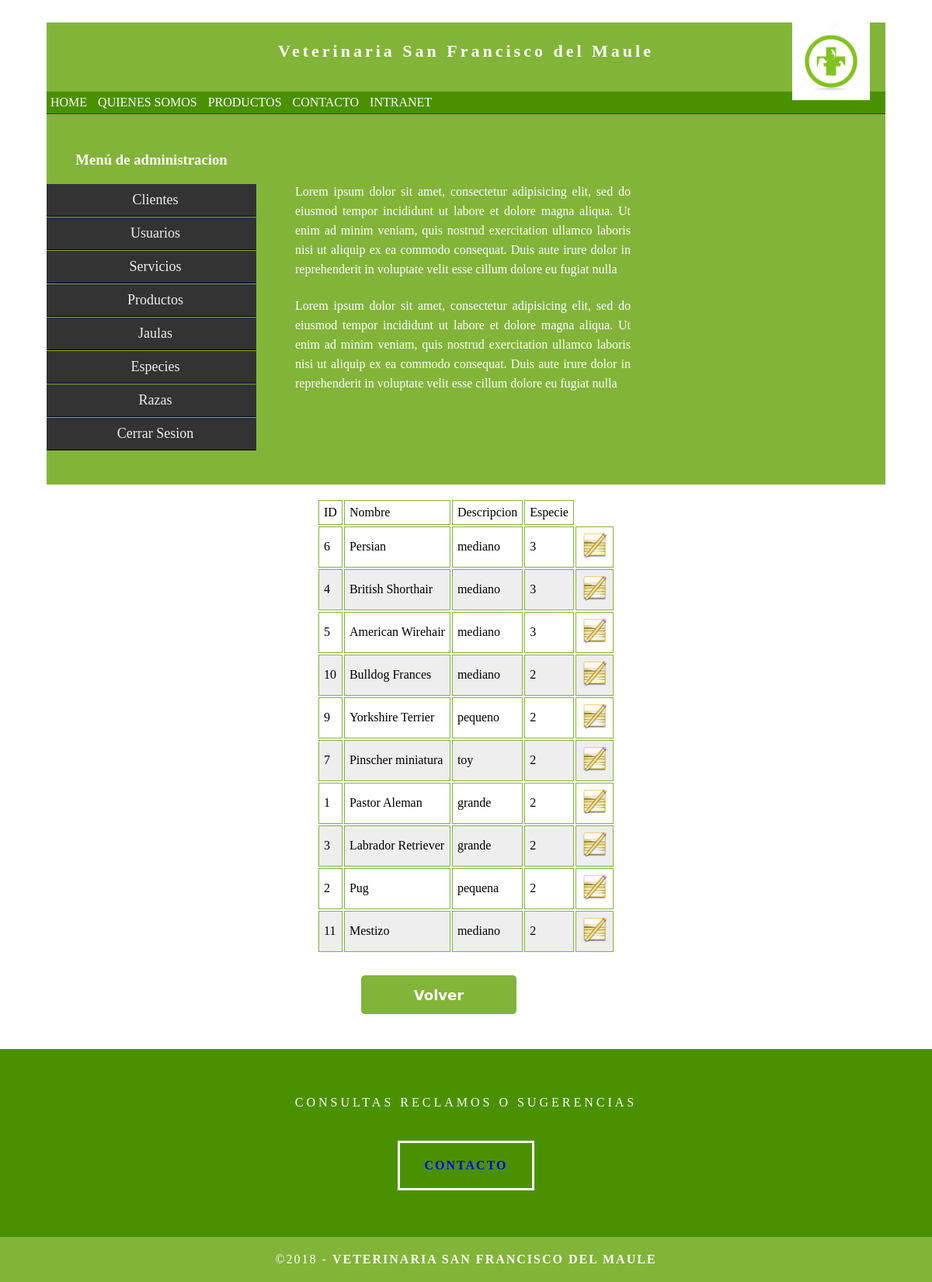
/int_admin/7Razas/e_raza1.php (signed in), run on the app's committed database.
### tables this page shows
CREATE TABLE `pt_tbrazas` (
  `id_raza` int(5) NOT NULL,
  `nom_raza` varchar(50) NOT NULL,
  `tam_raza` varchar(15) NOT NULL,
  `id_especie` int(5) NOT NULL
);

### modelo.php (called while the page is built, shortened)
<?php
class modelo{
    public function __construct(){
        $this->_db=new mysqli(DB_HOST, DB_USER, DB_PASS, DB_NAME);
    }
}
?>

### servicio.php (called while the page is built, shortened)
<?php
require_once('modelo.php');
class razas extends modelo{
     public function listaraza(){
            $sql="SELECT * FROM pt_tbrazas ORDER BY id_especie DESC";
            $resultado=$this->_db->query($sql);
            $usuarios=$resultado->fetch_all(MYSQLI_ASSOC);
            if ($usuarios){
                return $usuarios;
            }
        }
}

### int_admin/7Razas/e_raza1.php (the view, shortened to what this page needs)
<?php
if(!isset($_SESSION['nombre']) && !isset($_SESSION['password'])){
    require("../../error.php");
    print '<script language="JavaScript">';
    print 'alert("No tiene permisos para acceder a esa pagina");';
    print '</script>';
} else{
?>
<!DOCTYPE html>
<html>
    <head>
            <link href="../../css/estilo.css" rel="stylesheet" type="text/css">
            <link href="../../css/submenu.css" rel="stylesheet" type="text/css">
            <link href='../../css/form_resp.css' rel='stylesheet' type='text/css'/>
            <link href='../../css/tabla_resp.css' rel='stylesheet' type='text/css'/>
    </head>
    <body>
        <div class="container">
        <header class="header">
            <a href="../index.php"><img src="../../image/logo.jpg" width="100"></a>
            <h4 class="logo">Veterinaria San Francisco del Maule</h4>
        </header>
    <section class="intro">
            <div class="column">
                    <br>
                    <br>
                    <p>Lorem ipsum dolor sit amet, consectetur adipisicing elit, sed do eiusmod tempor incididunt ut labore et dolore magna aliqua. Ut enim ad minim veniam, quis nostrud exercitation ullamco laboris nisi ut aliquip ex ea commodo consequat. Duis aute irure dolor in reprehenderit in voluptate velit esse cillum dolore eu fugiat nulla </p>
                    <p>Lorem ipsum dolor sit amet, consectetur adipisicing elit, sed do eiusmod tempor incididunt ut labore et dolore magna aliqua. Ut enim ad minim veniam, quis nostrud exercitation ullamco laboris nisi ut aliquip ex ea commodo consequat. Duis aute irure dolor in reprehenderit in voluptate velit esse cillum dolore eu fugiat nulla</p>
            </div>
        </section>
    <div class="gallery" align="left">
         <?php
        require_once "../../servicio.php";
        $usuarioModel = new razas();
        $reg = $usuarioModel->listaraza();
        if ($reg){
        ?>
        <div><br>
        <table align="center">
            <thead>
                <tr>
                    <td>ID</td>
                    <td>Nombre</td>
                    <td>Descripcion</td>
                    <td>Especie</td>
                </tr>
            </thead>
            <tbody>
        <?php
            foreach ($reg as $row):
        ?>
             <tr>
                    <td><?php echo $row['id_raza']; ?></td>
                    <td><?php echo $row['nom_raza']; ?></td>
                    <td><?php echo $row['tam_raza']; ?></td>
                    <td><?php echo $row['id_especie']; ?></td>
                    <td>
                        <a href="e_raza2.php?id=<?php echo $row['id_raza']; ?>"><img src="../../image/edit.png" width="35"></a>
                    </td>
                </tr>
            <?php
                endforeach;
            ?>
        <?php } ?>
            </tbody>
        </table>
        </div>
        <br>
        <form id="loginform" action="../index.php">
            <input class="loginbutton" type="submit" value="Volver" />
        </form>
        </div>
    </div>
</body>
</html>
<?php } ?>

### css/estilo.css (style rules this page uses)
body { font-family: Cambria, "Hoefler Text", "Liberation Serif", Times, "Times New Roman", serif; background-color: #FFFFFF; margin: 0; }
.container { width: 90%; margin-left: auto; margin-right: auto; background-color: #FFFFFF; }
header { width: 100%; height: 12%; background-color: #82b439; border-bottom: 1px solid #353635; }
header img { margin-left: 80%; position:absolute; }
header nav { background:#4a9102; }
header nav ul { margin:0; padding:0; }
header nav ul li { list-style:none; display: inline-block; }
header nav ul li a { color:#fff; display: block; padding: 5px; text-decoration:none; }
.logo { color: #fff; font-weight: bold; margin-left: auto; letter-spacing: 4px; margin-right: auto; text-align: center; padding-top: 15px; line-height: 2em; font-size: 22px; }
.hero_header { color: #FFFFFF; text-align: center; margin: 0; letter-spacing: 4px; }
.gallery { clear: both; display: inline-block; width: 100%; background-color: #FFFFFF; padding-bottom: 35px; padding-top: 0px; margin-top: -5px; margin-bottom: 0px; }
#loginform { margin:auto; width:270px; background: #FFF; }
.loginbutton { background-color:#4a9102; border-radius:5px/5px; -webkit-border-radius:5px/5px; -moz-border-radius:5px/5px; color:#FFF; display:inline-block; font-family:"Lucida Grande", "Lucida Sans Unicode", "Lucida Sans", "DejaVu Sans", Verdana, sans-serif; font-size:18px; font-weight:bold; width:270px; text-align:center; line-height:50px; text-decoration:none; height:50px; margin-top:20px; margin-bottom:20px; border:none; outline:0; cursor: pointer; }
table tr { background-color: #eee; }
table tr:nth-child(even) { background-color: #eee; }
table tr:nth-child(odd) { background-color: #fff; }
td, th { padding: 6px; border: 1px solid #82b439; text-align: left; }
.intro { background-color: #FFFFFF; padding-bottom: 35px; }
.column { width: 50%; text-align: center; padding-top: 30px; float: left; }
.lateral { width: 25%; text-align: center; padding-top: 30px; float: left; }
.intro .lateral h3 { color: #FFFFFF; text-align: center; }
.intro .column p { color: #FFFFFF; }
.intro .column p { padding-left: 30px; padding-right: 30px; text-align: justify; line-height: 25px; font-weight: lighter; margin-left: 20px; margin-right: 20px; width: 80%; margin-top: 4%; }
.button { width: 150px; margin-top: 40px; margin-right: auto; margin-bottom: auto; margin-left: auto; padding-top: 20px; padding-right: 10px; padding-bottom: 20px; padding-left: 10px; text-align: center; vertical-align: middle; border-radius: 0px; text-transform: uppercase; font-weight: bold; letter-spacing: 2px; border: 3px solid #FFFFFF; color: #FFFFFF; transition: all 0.3s linear; }
.button a { text-decoration:none; }
.copyright { text-align: center; padding-top: 20px; padding-bottom: 20px; background-color: #82b439; color: #FFFFFF; text-transform: uppercase; font-weight: lighter; letter-spacing: 2px; border-top-width: 2px; }
footer { background-color: #4a9102; padding-top: 60px; padding-bottom: 60PX; }
.intro { display: inline-block; background-color: #82b439; }

### css/submenu.css (style rules this page uses)
ul.acorh, ul.acorh * { margin: 0; padding: 0; border: 0; }
ul.acorh { margin: 10px auto; padding: 0; list-style: none; width: 100%; font-size: 18px; }
ul.acorh li { list-style: none; }
ul.acorh li a { display: block; padding: 10px 10px 10px 20px; background: #333; color: #eee; border-bottom: 1px solid #000; border-top: 1px solid #82b439; text-decoration: none; box-sizing: border-box; }

### css/form_resp.css (style rules this page uses)
input[type=submit],[type=reset] { background-color:#82b439; border-radius:5px/5px; -webkit-border-radius:5px/5px; -moz-border-radius:5px/5px; color:#FFF; display:inline-block; font-family:"Lucida Grande", "Lucida Sans Unicode", "Lucida Sans", "DejaVu Sans", Verdana, sans-serif; font-size:18px; font-weight:bold; width:200px; text-align:center; line-height:50px; text-decoration:none; height:50px; margin-top:10px; margin-bottom:10px; border:none; outline:0; cursor: pointer; }

### data on the page
pt_tbrazas: id_raza "6", nom_raza "Persian", tam_raza "mediano", id_especie "3"
pt_tbrazas: id_raza "4", nom_raza "British Shorthair", tam_raza "mediano", id_especie "3"
pt_tbrazas: id_raza "5", nom_raza "American Wirehair", tam_raza "mediano", id_especie "3"
pt_tbrazas: id_raza "10", nom_raza "Bulldog Frances", tam_raza "mediano", id_especie "2"
pt_tbrazas: id_raza "9", nom_raza "Yorkshire Terrier", tam_raza "pequeno", id_especie "2"
pt_tbrazas: id_raza "7", nom_raza "Pinscher miniatura", tam_raza "toy", id_especie "2"
pt_tbrazas: id_raza "1", nom_raza "Pastor Aleman", tam_raza "grande", id_especie "2"
pt_tbrazas: id_raza "3", nom_raza "Labrador Retriever", tam_raza "grande", id_especie "2"
pt_tbrazas: id_raza "2", nom_raza "Pug", tam_raza "pequena", id_especie "2"
pt_tbrazas: id_raza "11", nom_raza "Mestizo", tam_raza "mediano", id_especie "2"
